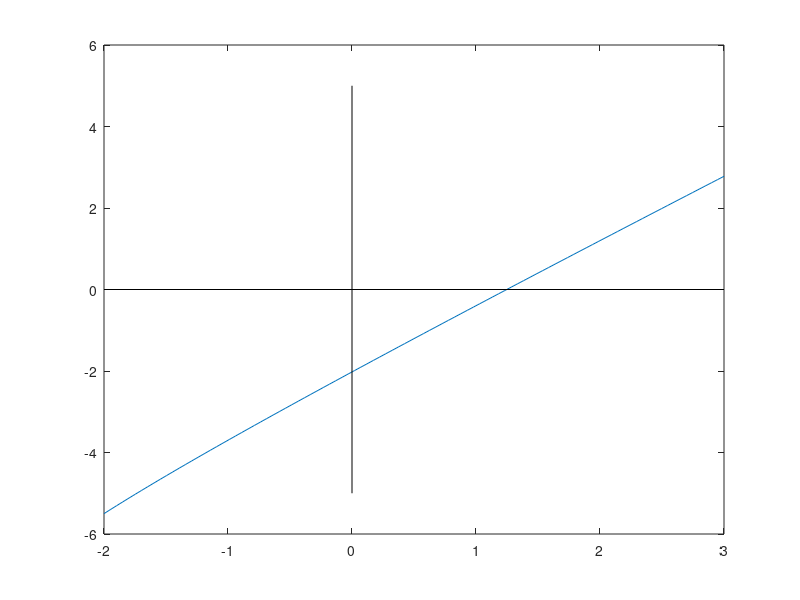

The MATLAB script that drew this image: (Note: this script raises an error after producing the figure.)
% L0125105_Lazuardi Akbar Imani
x = linspace(-2, 3);
f = @(x) log10(x + 3) + 1.5*x - 2.5;
y = f(x);
plot(x, y)
line([-2, 3], [0, 0], 'color', 'k') 
line([0, 0], [-5, 5], 'color', 'k') 
gtext('y = log10(x+3) + 1.5x - 2.5')
gtext('Akar')
